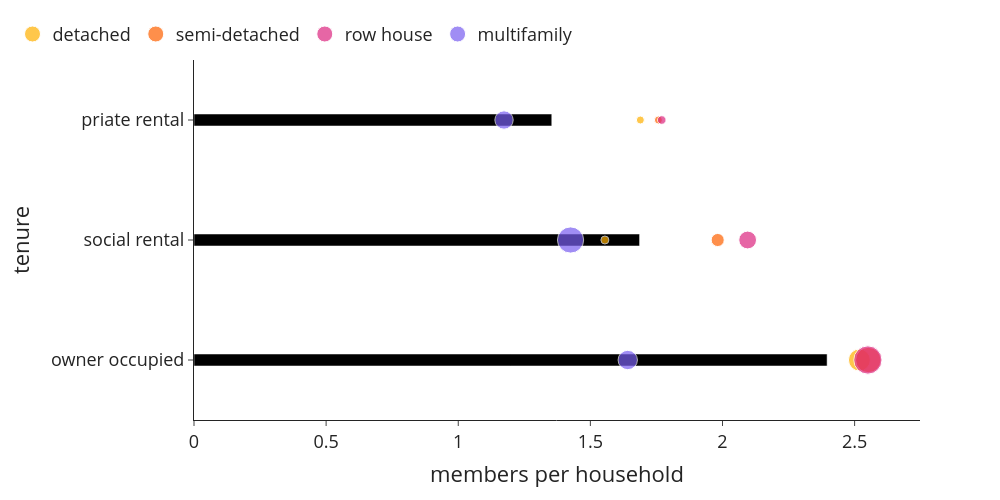

The code cell stored with this chart in its notebook:
### Code cell
bubblechart(use['n_hhdmem'+year], use['n_hhd'], use['n_hhd'], 0, 1, 'members per household', class_name_long,'cap_per_hhd_class_type')

### Figure 1 — Plotly figure (JSON) as saved in the notebook; plotly's stock layout.template omitted (floating-point values rounded to 4 significant figures)
{"data": [{"alignmentgroup": "True", "hovertemplate": "members per household=%{x}<br>tenure=%{y}<extra></extra>", "legendgroup": "", "marker": {"color": "#000000", "pattern": {"shape": ""}}, "name": "", "offsetgroup": "", "orientation": "h", "showlegend": false, "textposition": "auto", "type": "bar", "x": [2.396, 1.686, 1.354], "xaxis": "x", "y": ["owner occupied", "social rental", "priate rental"], "yaxis": "y"}, {"legendrank": 0, "marker": {"color": "#ffb000", "size": [931590, 3640, 66700], "sizemin": 4, "sizemode": "area", "sizeref": 3878.0}, "mode": "markers", "name": "detached", "showlegend": true, "type": "scatter", "x": [2.518, 1.555, 1.689], "y": ["owner occupied", "social rental", "priate rental"]}, {"legendrank": 1, "marker": {"color": "#fe6100", "size": [1251220, 332745, 88500], "sizemin": 4, "sizemode": "area", "sizeref": 3878.0}, "mode": "markers", "name": "semi-detached", "showlegend": true, "type": "scatter", "x": [2.552, 1.982, 1.757], "y": ["owner occupied", "social rental", "priate rental"]}, {"legendrank": 2, "marker": {"color": "#dc267f", "size": [1551140, 611205, 143420], "sizemin": 4, "sizemode": "area", "sizeref": 3878.0}, "mode": "markers", "name": "row house", "showlegend": true, "type": "scatter", "x": [2.55, 2.095, 1.77], "y": ["owner occupied", "social rental", "priate rental"]}, {"legendrank": 3, "marker": {"color": "#785ef0", "size": [726255, 1331345, 651700], "sizemin": 4, "sizemode": "area", "sizeref": 3878.0}, "mode": "markers", "name": "multifamily", "showlegend": true, "type": "scatter", "x": [1.641, 1.425, 1.173], "y": ["owner occupied", "social rental", "priate rental"]}], "layout": {"bargap": 0.9, "barmode": "relative", "font": {"size": 18}, "height": 500, "legend": {"orientation": "h", "tracegroupgap": 0, "x": -0.25, "xanchor": "left", "y": 1.02, "yanchor": "bottom"}, "margin": {"t": 60}, "width": 1000, "xaxis": {"anchor": "y", "domain": [0, 1], "title": {"text": "members per household"}}, "yaxis": {"anchor": "x", "domain": [0, 1], "title": {"text": "tenure"}}}}
